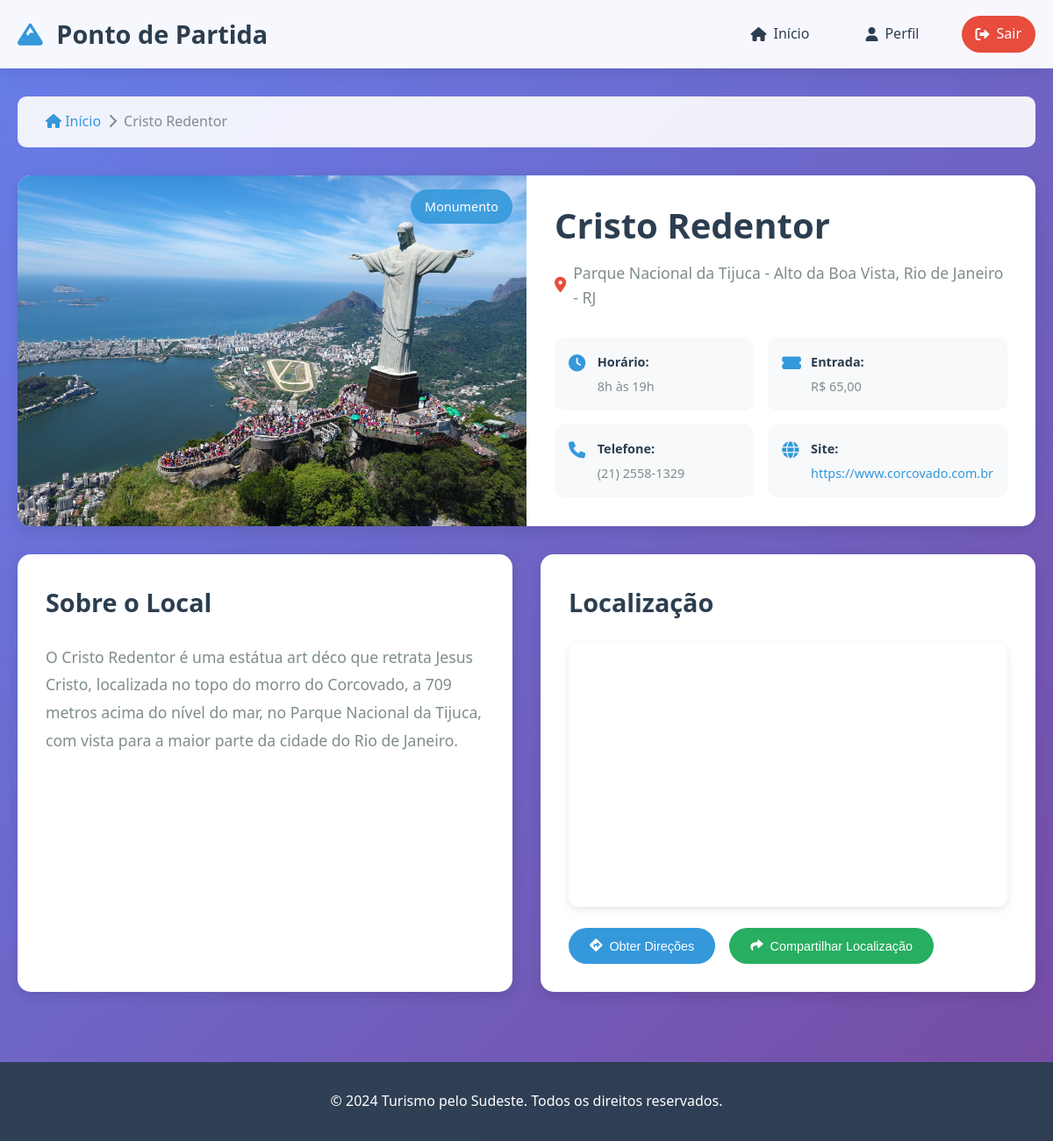
Page /ponto/1 (signed in) on the committed database.
### tables this page shows
CREATE TABLE pontos_turisticos (
        id INTEGER PRIMARY KEY AUTOINCREMENT,
        nome TEXT NOT NULL UNIQUE,
        descricao TEXT NOT NULL,
        endereco TEXT NOT NULL,
        latitude REAL NOT NULL,
        longitude REAL NOT NULL,
        imagem TEXT,
        categoria TEXT,
        horario_funcionamento TEXT,
        preco_entrada TEXT,
        telefone_contato TEXT,
        site_oficial TEXT,
        data_cadastro TIMESTAMP DEFAULT CURRENT_TIMESTAMP
    );

### BUILD-Site_Turismo/BUILD-Site_Turismo/main.py (the view)
@app.route('/ponto/<int:ponto_id>')
def ponto_detalhes(ponto_id):
    if not is_logged_in():
        return redirect(url_for('home'))
    conn = get_connection()
    cursor = conn.cursor()
    cursor.execute('SELECT * FROM pontos_turisticos WHERE id = ?', (ponto_id,))
    ponto = cursor.fetchone()
    conn.close()
    if not ponto:
        flash("Ponto turístico não encontrado!")
        return redirect(url_for('dashboard'))
    ponto_data = {
        'id': ponto[0],
        'nome': ponto[1],
        'descricao': ponto[2],
        'endereco': ponto[3],
        'latitude': ponto[4],
        'longitude': ponto[5],
        'imagem': ponto[6],
        'categoria': ponto[7],
        'horario_funcionamento': ponto[8],
        'preco_entrada': ponto[9],
        'telefone_contato': ponto[10],
        'site_oficial': ponto[11]
    }
    return render_template('ponto_detalhes.html', ponto=ponto_data, user=get_current_user())

### BUILD-Site_Turismo/BUILD-Site_Turismo/database.py (called while the page is built)
def get_connection():
    return sqlite3.connect('turismo.db')

### BUILD-Site_Turismo/BUILD-Site_Turismo/main.py (called while the page is built)
def is_logged_in():
    return 'user_id' in session

def get_current_user():
    if not is_logged_in():
        return None
    conn = get_connection()
    cursor = conn.cursor()
    cursor.execute('SELECT * FROM usuarios WHERE id = ?', (session['user_id'],))
    user = cursor.fetchone()
    conn.close()
    if user:
        return {
            'id': user[0],
            'nome': user[1],
            'email': user[2],
            'endereco': user[4],
            'telefone': user[5],
            'cpf': user[6],
            'passaporte': user[7],
            'foto_perfil': user[8],
            'is_admin': session.get('is_admin', False)
        }
    return None

### BUILD-Site_Turismo/BUILD-Site_Turismo/templates/ponto_detalhes.html (shortened to what this page needs)
<!DOCTYPE html>
<html lang="pt-br">
<head>
    <link rel="stylesheet" href="/static/css/ponto_detalhes.css">
    <link href="https://cdnjs.cloudflare.com/ajax/libs/font-awesome/6.0.0/css/all.min.css" rel="stylesheet">
</head>
<body>
    <header class="header">
        <div class="container">
            <div class="logo">
                <h1><i class="fas fa-mountain"></i> Ponto de Partida</h1>
            </div>
            <nav class="nav">
                <a href="/dashboard" class="nav-link">
                    <i class="fas fa-home"></i> Início
                </a>
                <a href="/perfil" class="nav-link">
                    <i class="fas fa-user"></i> Perfil
                </a>
                <a href="/logout" class="nav-link logout">
                    <i class="fas fa-sign-out-alt"></i> Sair
                </a>
            </nav>
        </div>
    </header>
    <main class="main">
        <div class="container">
            <div class="breadcrumb">
                <a href="/dashboard"><i class="fas fa-home"></i> Início</a>
                <span><i class="fas fa-chevron-right"></i></span>
                <span>{{ ponto.nome }}</span>
            </div>
            <div class="ponto-header">
                <div class="ponto-image">
                    <img src="/static/uploads/{{ ponto.imagem or 'default.jpg' }}" alt="{{ ponto.nome }}" onerror="this.src='/static/css/imagens/default.jpg'">
                    <div class="categoria-badge">{{ ponto.categoria }}</div>
                </div>
                <div class="ponto-info-header">
                    <h1>{{ ponto.nome }}</h1>
                    <p class="endereco"><i class="fas fa-map-marker-alt"></i> {{ ponto.endereco }}</p>
                    <div class="info-grid">
                        <div class="info-item">
                            <i class="fas fa-clock"></i>
                            <div>
                                <strong>Horário:</strong>
                                <span>{{ ponto.horario_funcionamento or 'Não informado' }}</span>
                            </div>
                        </div>
                        <div class="info-item">
                            <i class="fas fa-ticket-alt"></i>
                            <div>
                                <strong>Entrada:</strong>
                                <span>{{ ponto.preco_entrada or 'Gratuito' }}</span>
                            </div>
                        </div>
                        {% if ponto.telefone_contato %}
                        <div class="info-item">
                            <i class="fas fa-phone"></i>
                            <div>
                                <strong>Telefone:</strong>
                                <span>{{ ponto.telefone_contato }}</span>
                            </div>
                        </div>
                        {% endif %}
                        {% if ponto.site_oficial %}
                        <div class="info-item">
                            <i class="fas fa-globe"></i>
                            <div>
                                <strong>Site:</strong>
                                <a href="{{ ponto.site_oficial }}" target="_blank">{{ ponto.site_oficial }}</a>
                            </div>
                        </div>
                        {% endif %}
                    </div>
                </div>
            </div>
            <div class="ponto-content">
                <div class="descricao-section">
                    <h2>Sobre o Local</h2>
                    <p>{{ ponto.descricao }}</p>
                </div>
                <div class="mapa-section">
                    <h2>Localização</h2>
                    <div id="map" class="mapa-container"></div>
                    <div class="mapa-acoes">
                        <button id="btn-direcoes" class="btn-direcoes">
                            <i class="fas fa-directions"></i> Obter Direções
                        </button>
                        <button id="btn-compartilhar" class="btn-compartilhar">
                            <i class="fas fa-share"></i> Compartilhar Localização
                        </button>
                    </div>
                </div>
            </div>
        </div>
    </main>
    <footer class="footer">
        <div class="container">
            <p>&copy; 2024 Turismo pelo Sudeste. Todos os direitos reservados.</p>
        </div>
    </footer>
</body>
</html>

### BUILD-Site_Turismo/BUILD-Site_Turismo/static/css/ponto_detalhes.css (style rules this page uses)
* { margin: 0; padding: 0; box-sizing: border-box; }
body { font-family: 'Segoe UI', Tahoma, Geneva, Verdana, sans-serif; line-height: 1.6; color: #333; background: linear-gradient(135deg, #667eea 0%, #764ba2 100%); min-height: 100vh; }
.container { max-width: 1200px; margin: 0 auto; padding: 0 20px; }
.header { background: rgba(255, 255, 255, 0.95); backdrop-filter: blur(10px); box-shadow: 0 2px 20px rgba(0, 0, 0, 0.1); position: sticky; top: 0; z-index: 1000; }
.header .container { display: flex; justify-content: space-between; align-items: center; padding: 1rem 20px; }
.logo h1 { color: #2c3e50; font-size: 1.8rem; font-weight: 700; }
.logo i { color: #3498db; margin-right: 0.5rem; }
.nav { display: flex; gap: 2rem; }
.nav-link { text-decoration: none; color: #2c3e50; font-weight: 500; padding: 0.5rem 1rem; border-radius: 25px; transition: all 0.3s ease; display: flex; align-items: center; gap: 0.5rem; }
.nav-link.logout { background: #e74c3c; color: white; }
.breadcrumb { background: rgba(255, 255, 255, 0.9); padding: 1rem 2rem; border-radius: 10px; margin: 2rem 0; display: flex; align-items: center; gap: 0.5rem; }
.breadcrumb a { color: #3498db; text-decoration: none; font-weight: 500; }
.breadcrumb span { color: #7f8c8d; }
.main { padding: 0 0 2rem 0; }
.ponto-header { background: white; border-radius: 15px; overflow: hidden; box-shadow: 0 5px 15px rgba(0, 0, 0, 0.1); margin-bottom: 2rem; display: grid; grid-template-columns: 1fr 1fr; gap: 0; }
.ponto-image { position: relative; height: 400px; overflow: hidden; }
.ponto-image img { width: 100%; height: 100%; object-fit: cover; }
.categoria-badge { position: absolute; top: 1rem; right: 1rem; background: rgba(52, 152, 219, 0.9); color: white; padding: 0.5rem 1rem; border-radius: 20px; font-size: 0.9rem; font-weight: 500; }
.ponto-info-header { padding: 2rem; display: flex; flex-direction: column; justify-content: center; }
.ponto-info-header h1 { color: #2c3e50; font-size: 2.5rem; margin-bottom: 1rem; line-height: 1.2; }
.endereco { color: #7f8c8d; font-size: 1.1rem; margin-bottom: 2rem; display: flex; align-items: center; gap: 0.5rem; }
.endereco i { color: #e74c3c; }
.info-grid { display: grid; grid-template-columns: 1fr 1fr; gap: 1rem; }
.info-item { display: flex; align-items: flex-start; gap: 0.8rem; padding: 1rem; background: #f8f9fa; border-radius: 10px; transition: all 0.3s ease; }
.info-item i { color: #3498db; font-size: 1.2rem; margin-top: 0.2rem; width: 20px; }
.info-item div { display: flex; flex-direction: column; }
.info-item strong { color: #2c3e50; font-size: 0.9rem; margin-bottom: 0.3rem; }
.info-item span, .info-item a { color: #7f8c8d; font-size: 0.9rem; }
.info-item a { color: #3498db; text-decoration: none; }
.ponto-content { display: grid; grid-template-columns: 1fr 1fr; gap: 2rem; }
.descricao-section { background: white; padding: 2rem; border-radius: 15px; box-shadow: 0 5px 15px rgba(0, 0, 0, 0.1); }
.descricao-section h2 { color: #2c3e50; margin-bottom: 1.5rem; font-size: 1.8rem; }
.descricao-section p { color: #7f8c8d; line-height: 1.8; font-size: 1.1rem; }
.mapa-section { background: white; padding: 2rem; border-radius: 15px; box-shadow: 0 5px 15px rgba(0, 0, 0, 0.1); }
.mapa-section h2 { color: #2c3e50; margin-bottom: 1.5rem; font-size: 1.8rem; }
.mapa-container { height: 300px; border-radius: 10px; overflow: hidden; margin-bottom: 1.5rem; box-shadow: 0 3px 10px rgba(0, 0, 0, 0.1); }
.mapa-acoes { display: flex; gap: 1rem; flex-wrap: wrap; }
.btn-direcoes, .btn-compartilhar { background: #3498db; color: white; border: none; padding: 0.8rem 1.5rem; border-radius: 25px; cursor: pointer; font-weight: 500; transition: all 0.3s ease; display: flex; align-items: center; gap: 0.5rem; text-decoration: none; font-size: 0.9rem; }
.btn-compartilhar { background: #27ae60; }
.footer { background: rgba(44, 62, 80, 0.95); color: white; text-align: center; padding: 2rem 0; margin-top: 3rem; }

### rows in the picture
pontos_turisticos: nome "Cristo Redentor", imagem (picture), categoria "Monumento", endereco "Parque Nacional da Tijuca - Alto da Boa Vista, Rio de Janeiro - RJ", horario_funcionamento "8h às 19h", preco_entrada "R$ 65,00", telefone_contato "(21) 2558-1329", site_oficial "https://www.corcovado.com.br", descricao "O Cristo Redentor é uma estátua art déco que retrata Jesus Cristo, localizada no topo do morro do Corcovado, a 709 metros acima do nível do mar, no Parque Nacional da Tijuca, com vista para a maior parte da cidade do Rio de Janeiro."
